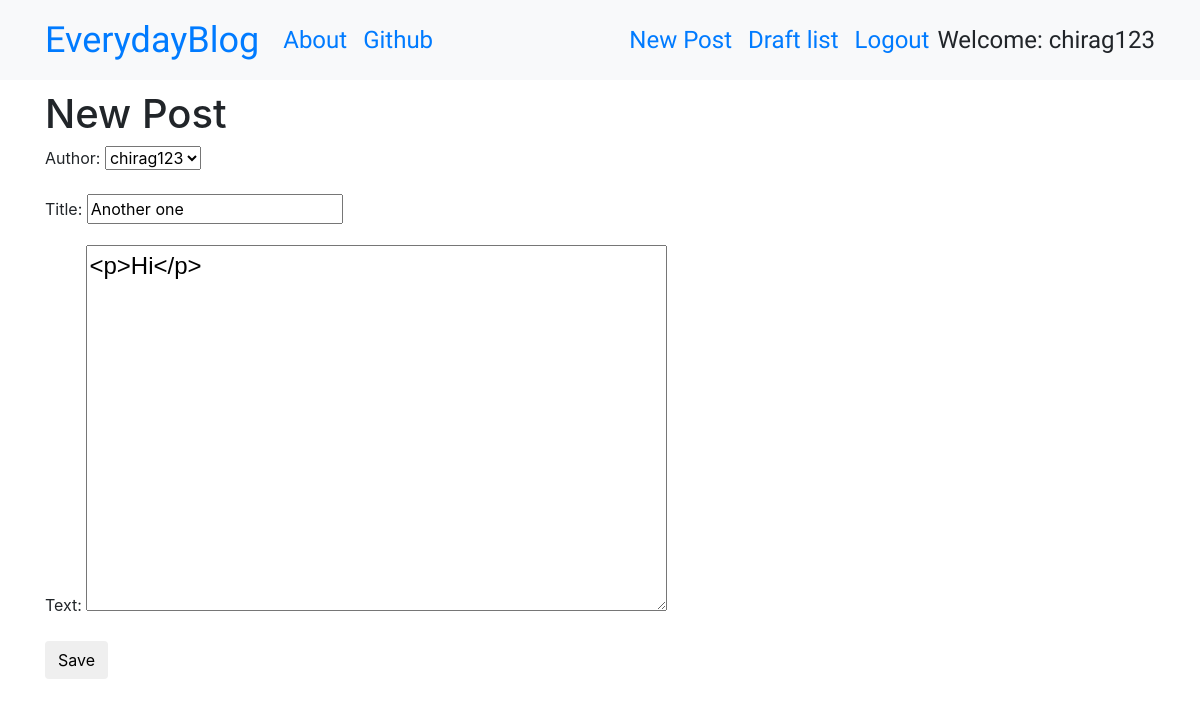
/post/4/edit/ (signed in), run on the app's committed database.
### everydayBlog/models.py (models this page shows, shortened)
class Post(models.Model):
    author = models.ForeignKey('auth.User',on_delete=models.CASCADE)
    title = models.CharField(max_length=200)
    text = models.TextField()
    created_date = models.DateTimeField(default=timezone.now)
    published_date=models.DateTimeField(blank=True, null=True)

### everydayBlog/views.py (the view)
# urls.py: path('post/<int:pk>/edit/',views.PostUpdateView.as_view(),name='post_edit'),
class PostUpdateView(LoginRequiredMixin, UpdateView):
    login_url = '/login/'
    redirect_field_name='everydayBlog/detail.html'
    form_class = PostForm
    model = Post

### everydayBlog/forms.py
class PostForm(forms.ModelForm):
    class Meta():
        model = Post
        fields = ('author','title','text')
        widgets= {
            'title':forms.TextInput(attrs={'class': 'textinputclass'}),
            'text':forms.Textarea(attrs={'class':'editable medium-editor-textarea postcontent'}),
        }

### everydayBlog/templates/everydayBlog/post_form.html (shortened to what this page needs)
{% extends 'everydayBlog/base.html' %}
{% block content %}
  <h1>New Post</h1>
  <form class="post-form" method="post">
    {{ form.as_p }}
    <button type="submit" class="save btn btn-default" name="button">Save</button>
  </form>
{% endblock %}

### everydayBlog/templates/everydayBlog/base.html (shortened to what this page needs)
<!DOCTYPE html>
{% load static %}
<html lang="en" dir="ltr">
  <head>
    <link rel="stylesheet" href="https://stackpath.bootstrapcdn.com/bootstrap/4.1.3/css/bootstrap.min.css"
>
    <link href="https://maxcdn.bootstrapcdn.com/font-awesome/4.7.0/css/font-awesome.min.css" rel="stylesheet">
    <link rel="stylesheet" href="//cdn.jsdelivr.net/npm/medium-editor@latest/dist/css/medium-editor.min.css" type="text/css" media="screen" charset="utf-8">
    <link rel="stylesheet" href="{% static 'css/everydayBlog.css' %}">
  </head>
  <body class="loader">
    <nav class="navbar navbar-expand-lg bg-light techfont">
      <div class="container">
        <div class="navbar-nav align-items-center">
          <a class="navbar-brand bigbrand" href="{% url 'post_list' %}">EverydayBlog</a>
          <a class="nav-item nav-link"href="{% url 'about' %}">About</a>
          <a class="nav-item nav-link" href="https://www.github.com">Github</a>
        </div>
        <div class="navbar-nav align-items-center ml-auto">
          {% if user.is_authenticated %}
            <a class="nav-item nav-link" href="{% url 'post_new'%}">New Post</a>
            <a class="nav-item nav-link" href="{% url 'post_draft_list' %}">Draft list</a>
            <a class="nav-item nav-link" href="{% url 'logout' %}">Logout</a>
            <a>Welcome: {{user.username}}</a>
          {% else %}
            <a class="nav-item nav-link" href="{% url 'login' %}" aria-label="Login">
            <span class="fa fa-user" aria-hidden="true"></span></a>
          {% endif %}
        </div>
      </div>
    </nav>
    <div class="content container">
      <div class="row">
        <div class="col-md-8">
          <div class="blog_posts">
            {% block content %}
            {% endblock %}
          </div>
        </div>
      </div>
    </div>
  </body>
</html>

### everydayBlog/static/css/everydayBlog.css (style rules this page uses)
.techfont { font-family: 'Russo One',sans-serif; font-size: 1.5em; margin-bottom: 10px; }
.bigbrand { font-size: 1.5em; }
.postcontent { font-family: 'PT Serif',sans-serif; font-size: 1.5em; }
.loader { filter:hue-rotate(0deg); color:linear-gradient(45deg,#0f8,#08f); animation:hue 10000ms infinite linear; }

### data on the page
Post: author "chirag123", title "Another one", text "<p>Hi</p>"

### other printed values
{{ user.username }} "chirag123"
